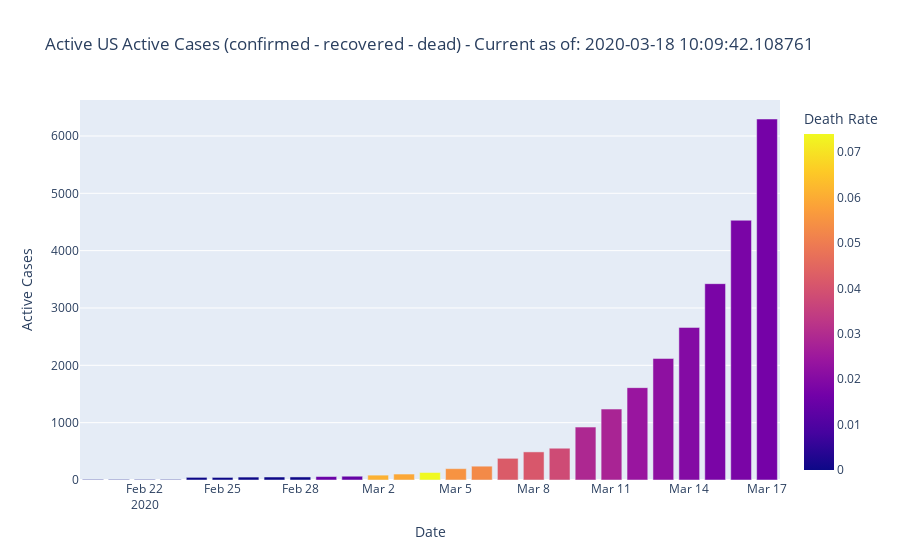

The cell this chart's notebook holds for it:
### Code cell
us_chart = px.bar(us_totals[us_totals['Date'] >= '2020-02-20'], 
    x="Date", y="Active Cases", color="Death Rate", 
    title="Active US Active Cases (confirmed - recovered - dead) - Current as of: "+str(NOW), 
    )
us_chart.show()

### Figure 1 — Plotly figure (JSON) as saved in the notebook; plotly's stock layout.template omitted (floating-point values rounded to 4 significant figures)
{"data": [{"alignmentgroup": "True", "hoverlabel": {"namelength": 0}, "hovertemplate": "Date=%{x}<br>Active Cases=%{y}<br>Death Rate=%{marker.color}", "legendgroup": "", "marker": {"color": [0, 0, 0, 0, 0, 0, 0, 0, 0, 0.015, 0.014, 0.061, 0.059, 0.074, 0.055, 0.053, 0.042, 0.041, 0.038, 0.029, 0.028, 0.024, 0.022, 0.02, 0.018, 0.018, 0.017], "coloraxis": "coloraxis"}, "name": "", "offsetgroup": "", "orientation": "v", "showlegend": false, "textposition": "auto", "type": "bar", "x": ["2020-02-20T00:00:00", "2020-02-21T00:00:00", "2020-02-22T00:00:00", "2020-02-23T00:00:00", "2020-02-24T00:00:00", "2020-02-25T00:00:00", "2020-02-26T00:00:00", "2020-02-27T00:00:00", "2020-02-28T00:00:00", "2020-02-29T00:00:00", "2020-03-01T00:00:00", "2020-03-02T00:00:00", "2020-03-03T00:00:00", "2020-03-04T00:00:00", "2020-03-05T00:00:00", "2020-03-06T00:00:00", "2020-03-07T00:00:00", "2020-03-08T00:00:00", "2020-03-09T00:00:00", "2020-03-10T00:00:00", "2020-03-11T00:00:00", "2020-03-12T00:00:00", "2020-03-13T00:00:00", "2020-03-14T00:00:00", "2020-03-15T00:00:00", "2020-03-16T00:00:00", "2020-03-17T00:00:00"], "xaxis": "x", "y": [10, 10, 10, 10, 46, 45, 51, 52, 53, 60, 66, 85, 104, 131, 198, 241, 378, 490, 554, 923, 1237, 1611, 2120, 2661, 3424, 4530, 6296], "yaxis": "y"}], "layout": {"autosize": true, "barmode": "relative", "coloraxis": {"colorbar": {"title": {"text": "Death Rate"}}, "colorscale": [[0, "#0d0887"], [0.1111, "#46039f"], [0.2222, "#7201a8"], [0.3333, "#9c179e"], [0.4444, "#bd3786"], [0.5556, "#d8576b"], [0.6667, "#ed7953"], [0.7778, "#fb9f3a"], [0.8889, "#fdca26"], [1, "#f0f921"]]}, "legend": {"tracegroupgap": 0}, "title": {"text": "Active US Active Cases (confirmed - recovered - dead) - Current as of: 2020-03-18 10:09:42.108761"}, "xaxis": {"anchor": "y", "autorange": true, "domain": [0, 1], "range": ["2020-02-19 12:00", "2020-03-17 12:00"], "title": {"text": "Date"}, "type": "date"}, "yaxis": {"anchor": "x", "autorange": true, "domain": [0, 1], "range": [0, 6627.0], "title": {"text": "Active Cases"}, "type": "linear"}}}
